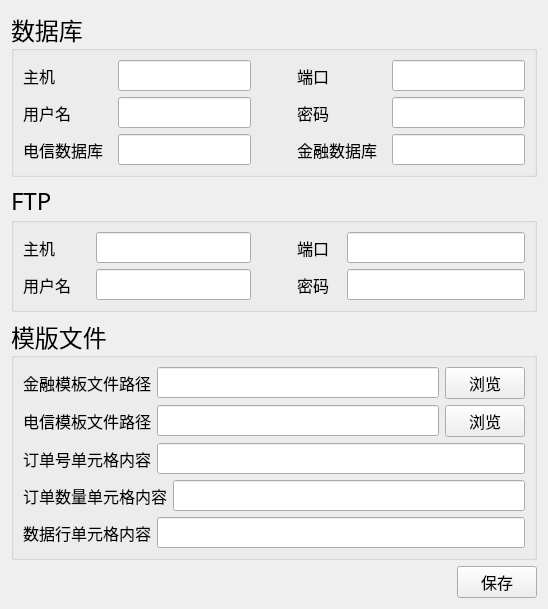
      <widget class="QWidget" name="tab_3">
       <attribute name="title">
        <string>配置</string>
       </attribute>
       <layout class="QVBoxLayout" name="verticalLayout_12">
        <item>
         <widget class="QGroupBox" name="groupBox">
          <property name="font">
           <font>
            <family>微软雅黑</family>
            <pointsize>18</pointsize>
           </font>
          </property>
          <property name="title">
           <string>数据库</string>
          </property>
          <layout class="QVBoxLayout" name="verticalLayout_9">
           <item>
            <layout class="QHBoxLayout" name="horizontalLayout_46" stretch="4,0,4">
             <item>
              <layout class="QHBoxLayout" name="horizontalLayout_41" stretch="4,6">
               <item>
                <widget class="QLabel" name="label_13">
                 <property name="font">
                  <font>
                   <family>微软雅黑</family>
                   <pointsize>12</pointsize>
                  </font>
                 </property>
                 <property name="text">
                  <string>主机</string>
                 </property>
                </widget>
               </item>
               <item>
                <widget class="QLineEdit" name="mysql_ip_line">
                 <property name="font">
                  <font>
                   <family>微软雅黑</family>
                   <pointsize>12</pointsize>
                  </font>
                 </property>
                </widget>
               </item>
              </layout>
             </item>
             <item>
              <spacer name="horizontalSpacer_28">
               <property name="orientation">
                <enum>Qt::Horizontal</enum>
               </property>
               <property name="sizeHint" stdset="0">
                <size>
                 <width>40</width>
                 <height>20</height>
                </size>
               </property>
              </spacer>
             </item>
             <item>
              <layout class="QHBoxLayout" name="horizontalLayout_42" stretch="4,6">
               <item>
                <widget class="QLabel" name="label_11">
                 <property name="font">
                  <font>
                   <family>微软雅黑</family>
                   <pointsize>12</pointsize>
                  </font>
                 </property>
                 <property name="text">
                  <string>端口</string>
                 </property>
                </widget>
               </item>
               <item>
                <widget class="QLineEdit" name="mysql_port_line">
                 <property name="font">
                  <font>
                   <family>微软雅黑</family>
                   <pointsize>12</pointsize>
                  </font>
                 </property>
                </widget>
               </item>
              </layout>
             </item>
            </layout>
           </item>
           <item>
            <layout class="QHBoxLayout" name="horizontalLayout_45" stretch="4,0,4">
             <item>
              <layout class="QHBoxLayout" name="horizontalLayout_43" stretch="4,6">
               <item>
                <widget class="QLabel" name="label_8">
                 <property name="font">
                  <font>
                   <family>微软雅黑</family>
                   <pointsize>12</pointsize>
                  </font>
                 </property>
                 <property name="text">
                  <string>用户名</string>
                 </property>
                </widget>
               </item>
               <item>
                <widget class="QLineEdit" name="mysql_username_line">
                 <property name="font">
                  <font>
                   <family>微软雅黑</family>
                   <pointsize>12</pointsize>
                  </font>
                 </property>
                 <property name="echoMode">
                  <enum>QLineEdit::Normal</enum>
                 </property>
                </widget>
               </item>
              </layout>
             </item>
             <item>
              <spacer name="horizontalSpacer_27">
               <property name="orientation">
                <enum>Qt::Horizontal</enum>
               </property>
               <property name="sizeHint" stdset="0">
                <size>
                 <width>40</width>
                 <height>20</height>
                </size>
               </property>
              </spacer>
             </item>
             <item>
              <layout class="QHBoxLayout" name="horizontalLayout_44" stretch="4,6">
               <item>
                <widget class="QLabel" name="label_12">
                 <property name="font">
                  <font>
                   <family>微软雅黑</family>
                   <pointsize>12</pointsize>
                  </font>
                 </property>
                 <property name="text">
                  <string>密码</string>
                 </property>
                </widget>
               </item>
               <item>
                <widget class="QLineEdit" name="mysql_password_line">
                 <property name="font">
                  <font>
                   <family>微软雅黑</family>
                   <pointsize>12</pointsize>
                  </font>
                 </property>
                 <property name="echoMode">
                  <enum>QLineEdit::Password</enum>
                 </property>
                </widget>
               </item>
              </layout>
             </item>
            </layout>
           </item>
           <item>
            <layout class="QHBoxLayout" name="horizontalLayout_48" stretch="4,0,4">
             <item>
              <layout class="QHBoxLayout" name="horizontalLayout_47" stretch="4,6">
               <item>
                <widget class="QLabel" name="label_14">
                 <property name="font">
                  <font>
                   <family>微软雅黑</family>
                   <pointsize>12</pointsize>
                  </font>
                 </property>
                 <property name="text">
                  <string>电信数据库</string>
                 </property>
                </widget>
               </item>
               <item>
                <widget class="QLineEdit" name="telecom_database_line">
                 <property name="font">
                  <font>
                   <family>微软雅黑</family>
                   <pointsize>12</pointsize>
                  </font>
                 </property>
                 <property name="echoMode">
                  <enum>QLineEdit::Normal</enum>
                 </property>
                </widget>
               </item>
              </layout>
             </item>
             <item>
              <spacer name="horizontalSpacer_30">
               <property name="orientation">
                <enum>Qt::Horizontal</enum>
               </property>
               <property name="sizeHint" stdset="0">
                <size>
                 <width>40</width>
                 <height>20</height>
                </size>
               </property>
              </spacer>
             </item>
             <item>
              <layout class="QHBoxLayout" name="horizontalLayout_49" stretch="4,6">
               <item>
                <widget class="QLabel" name="label_18">
                 <property name="font">
                  <font>
                   <family>微软雅黑</family>
                   <pointsize>12</pointsize>
                  </font>
                 </property>
                 <property name="text">
                  <string>金融数据库</string>
                 </property>
                </widget>
               </item>
               <item>
                <widget class="QLineEdit" name="finance_database_line">
                 <property name="font">
                  <font>
                   <family>微软雅黑</family>
                   <pointsize>12</pointsize>
                  </font>
                 </property>
                 <property name="echoMode">
                  <enum>QLineEdit::Normal</enum>
                 </property>
                </widget>
               </item>
              </layout>
             </item>
            </layout>
           </item>
          </layout>
         </widget>
        </item>
        <item>
         <widget class="QGroupBox" name="groupBox_4">
          <property name="font">
           <font>
            <family>微软雅黑</family>
            <pointsize>18</pointsize>
           </font>
          </property>
          <property name="title">
           <string>FTP</string>
          </property>
          <layout class="QVBoxLayout" name="verticalLayout_8">
           <item>
            <layout class="QHBoxLayout" name="horizontalLayout_31" stretch="4,0,4">
             <item>
              <layout class="QHBoxLayout" name="horizontalLayout_18" stretch="3,7">
               <item>
                <widget class="QLabel" name="label_2">
                 <property name="font">
                  <font>
                   <family>微软雅黑</family>
                   <pointsize>12</pointsize>
                  </font>
                 </property>
                 <property name="text">
                  <string>主机</string>
                 </property>
                </widget>
               </item>
               <item>
                <widget class="QLineEdit" name="ftp_ip_line">
                 <property name="font">
                  <font>
                   <family>微软雅黑</family>
                   <pointsize>12</pointsize>
                  </font>
                 </property>
                </widget>
               </item>
              </layout>
             </item>
             <item>
              <spacer name="horizontalSpacer_13">
               <property name="orientation">
                <enum>Qt::Horizontal</enum>
               </property>
               <property name="sizeHint" stdset="0">
                <size>
                 <width>40</width>
                 <height>20</height>
                </size>
               </property>
              </spacer>
             </item>
             <item>
              <layout class="QHBoxLayout" name="horizontalLayout_20" stretch="2,8">
               <item>
                <widget class="QLabel" name="label_5">
                 <property name="font">
                  <font>
                   <family>微软雅黑</family>
                   <pointsize>12</pointsize>
                  </font>
                 </property>
                 <property name="text">
                  <string>端口</string>
                 </property>
                </widget>
               </item>
               <item>
                <widget class="QLineEdit" name="ftp_port_line">
                 <property name="font">
                  <font>
                   <family>微软雅黑</family>
                   <pointsize>12</pointsize>
                  </font>
                 </property>
                </widget>
               </item>
              </layout>
             </item>
            </layout>
           </item>
           <item>
            <layout class="QHBoxLayout" name="horizontalLayout_32" stretch="4,0,4">
             <item>
              <layout class="QHBoxLayout" name="horizontalLayout_19" stretch="3,7">
               <item>
                <widget class="QLabel" name="label_3">
                 <property name="font">
                  <font>
                   <family>微软雅黑</family>
                   <pointsize>12</pointsize>
                  </font>
                 </property>
                 <property name="text">
                  <string>用户名</string>
                 </property>
                </widget>
               </item>
               <item>
                <widget class="QLineEdit" name="ftp_username_line">
                 <property name="font">
                  <font>
                   <family>微软雅黑</family>
                   <pointsize>12</pointsize>
                  </font>
                 </property>
                </widget>
               </item>
              </layout>
             </item>
             <item>
              <spacer name="horizontalSpacer_16">
               <property name="orientation">
                <enum>Qt::Horizontal</enum>
               </property>
               <property name="sizeHint" stdset="0">
                <size>
                 <width>40</width>
                 <height>20</height>
                </size>
               </property>
              </spacer>
             </item>
             <item>
              <layout class="QHBoxLayout" name="horizontalLayout_21" stretch="2,8">
               <item>
                <widget class="QLabel" name="label_4">
                 <property name="font">
                  <font>
                   <family>微软雅黑</family>
                   <pointsize>12</pointsize>
                  </font>
                 </property>
                 <property name="text">
                  <string>密码</string>
                 </property>
                </widget>
               </item>
               <item>
                <widget class="QLineEdit" name="ftp_password_line">
                 <property name="font">
                  <font>
                   <family>微软雅黑</family>
                   <pointsize>12</pointsize>
                  </font>
                 </property>
                 <property name="echoMode">
                  <enum>QLineEdit::Password</enum>
                 </property>
                </widget>
               </item>
              </layout>
             </item>
            </layout>
           </item>
          </layout>
         </widget>
        </item>
        <item>
         <widget class="QGroupBox" name="groupBox_3">
          <property name="font">
           <font>
            <family>微软雅黑</family>
            <pointsize>18</pointsize>
           </font>
          </property>
          <property name="title">
           <string>模版文件</string>
          </property>
          <layout class="QVBoxLayout" name="verticalLayout_11">
           <item>
            <layout class="QHBoxLayout" name="horizontalLayout_66" stretch="15,0">
             <item>
              <layout class="QHBoxLayout" name="horizontalLayout_17" stretch="4,10">
               <item>
                <widget class="QLabel" name="label_21">
                 <property name="font">
                  <font>
                   <family>微软雅黑</family>
                   <pointsize>12</pointsize>
                  </font>
                 </property>
                 <property name="text">
                  <string>金融模板文件路径</string>
                 </property>
                </widget>
               </item>
               <item>
                <widget class="QLineEdit" name="finance_path_line">
                 <property name="font">
                  <font>
                   <family>微软雅黑</family>
                   <pointsize>12</pointsize>
                  </font>
                 </property>
                </widget>
               </item>
              </layout>
             </item>
             <item>
              <widget class="QPushButton" name="select_finance_template_file_btn">
               <property name="font">
                <font>
                 <family>微软雅黑</family>
                 <pointsize>12</pointsize>
                </font>
               </property>
               <property name="text">
                <string>浏览</string>
               </property>
              </widget>
             </item>
            </layout>
           </item>
           <item>
            <layout class="QHBoxLayout" name="horizontalLayout_67" stretch="15,1">
             <item>
              <layout class="QHBoxLayout" name="horizontalLayout_26" stretch="4,10">
               <item>
                <widget class="QLabel" name="label_24">
                 <property name="font">
                  <font>
                   <family>微软雅黑</family>
                   <pointsize>12</pointsize>
                  </font>
                 </property>
                 <property name="text">
                  <string>电信模板文件路径</string>
                 </property>
                </widget>
               </item>
               <item>
                <widget class="QLineEdit" name="telecom_path_line">
                 <property name="font">
                  <font>
                   <family>微软雅黑</family>
                   <pointsize>12</pointsize>
                  </font>
                 </property>
                </widget>
               </item>
              </layout>
             </item>
             <item>
              <widget class="QPushButton" name="select_telecom_template_file_btn">
               <property name="font">
                <font>
                 <family>微软雅黑</family>
                 <pointsize>12</pointsize>
                </font>
               </property>
               <property name="text">
                <string>浏览</string>
               </property>
              </widget>
             </item>
            </layout>
           </item>
           <item>
            <layout class="QHBoxLayout" name="horizontalLayout_61" stretch="13">
             <item>
              <layout class="QHBoxLayout" name="horizontalLayout_60" stretch="3,9">
               <item>
                <widget class="QLabel" name="label">
                 <property name="font">
                  <font>
                   <family>微软雅黑</family>
                   <pointsize>12</pointsize>
                  </font>
                 </property>
                 <property name="text">
                  <string>订单号单元格内容</string>
                 </property>
                </widget>
               </item>
               <item>
                <widget class="QLineEdit" name="order_no_line">
                 <property name="font">
                  <font>
                   <family>微软雅黑</family>
                   <pointsize>12</pointsize>
                  </font>
                 </property>
                </widget>
               </item>
              </layout>
             </item>
            </layout>
           </item>
           <item>
            <layout class="QHBoxLayout" name="horizontalLayout_62" stretch="0">
             <item>
              <layout class="QHBoxLayout" name="horizontalLayout_38" stretch="3,9">
               <item>
                <widget class="QLabel" name="label_7">
                 <property name="font">
                  <font>
                   <family>微软雅黑</family>
                   <pointsize>12</pointsize>
                  </font>
                 </property>
                 <property name="text">
                  <string>订单数量单元格内容</string>
                 </property>
                </widget>
               </item>
               <item>
                <widget class="QLineEdit" name="order_quantity_line">
                 <property name="font">
                  <font>
                   <family>微软雅黑</family>
                   <pointsize>12</pointsize>
                  </font>
                 </property>
                </widget>
               </item>
              </layout>
             </item>
            </layout>
           </item>
           <item>
            <layout class="QHBoxLayout" name="horizontalLayout_63" stretch="13">
             <item>
              <layout class="QHBoxLayout" name="horizontalLayout_34" stretch="3,9">
               <item>
                <widget class="QLabel" name="label_22">
                 <property name="font">
                  <font>
                   <family>微软雅黑</family>
                   <pointsize>12</pointsize>
                  </font>
                 </property>
                 <property name="text">
                  <string>数据行单元格内容</string>
                 </property>
                </widget>
               </item>
               <item>
                <widget class="QLineEdit" name="data_line">
                 <property name="font">
                  <font>
                   <family>微软雅黑</family>
                   <pointsize>12</pointsize>
                  </font>
                 </property>
                </widget>
               </item>
              </layout>
             </item>
            </layout>
           </item>
          </layout>
         </widget>
        </item>
        <item>
         <layout class="QHBoxLayout" name="horizontalLayout_35">
          <item>
           <spacer name="horizontalSpacer_9">
            <property name="orientation">
             <enum>Qt::Horizontal</enum>
            </property>
            <property name="sizeHint" stdset="0">
             <size>
              <width>40</width>
              <height>20</height>
             </size>
            </property>
           </spacer>
          </item>
          <item>
           <widget class="QPushButton" name="save_btn">
            <property name="font">
             <font>
              <family>微软雅黑</family>
              <pointsize>12</pointsize>
             </font>
            </property>
            <property name="text">
             <string>保存</string>
            </property>
           </widget>
          </item>
         </layout>
        </item>
       </layout>
      </widget>
